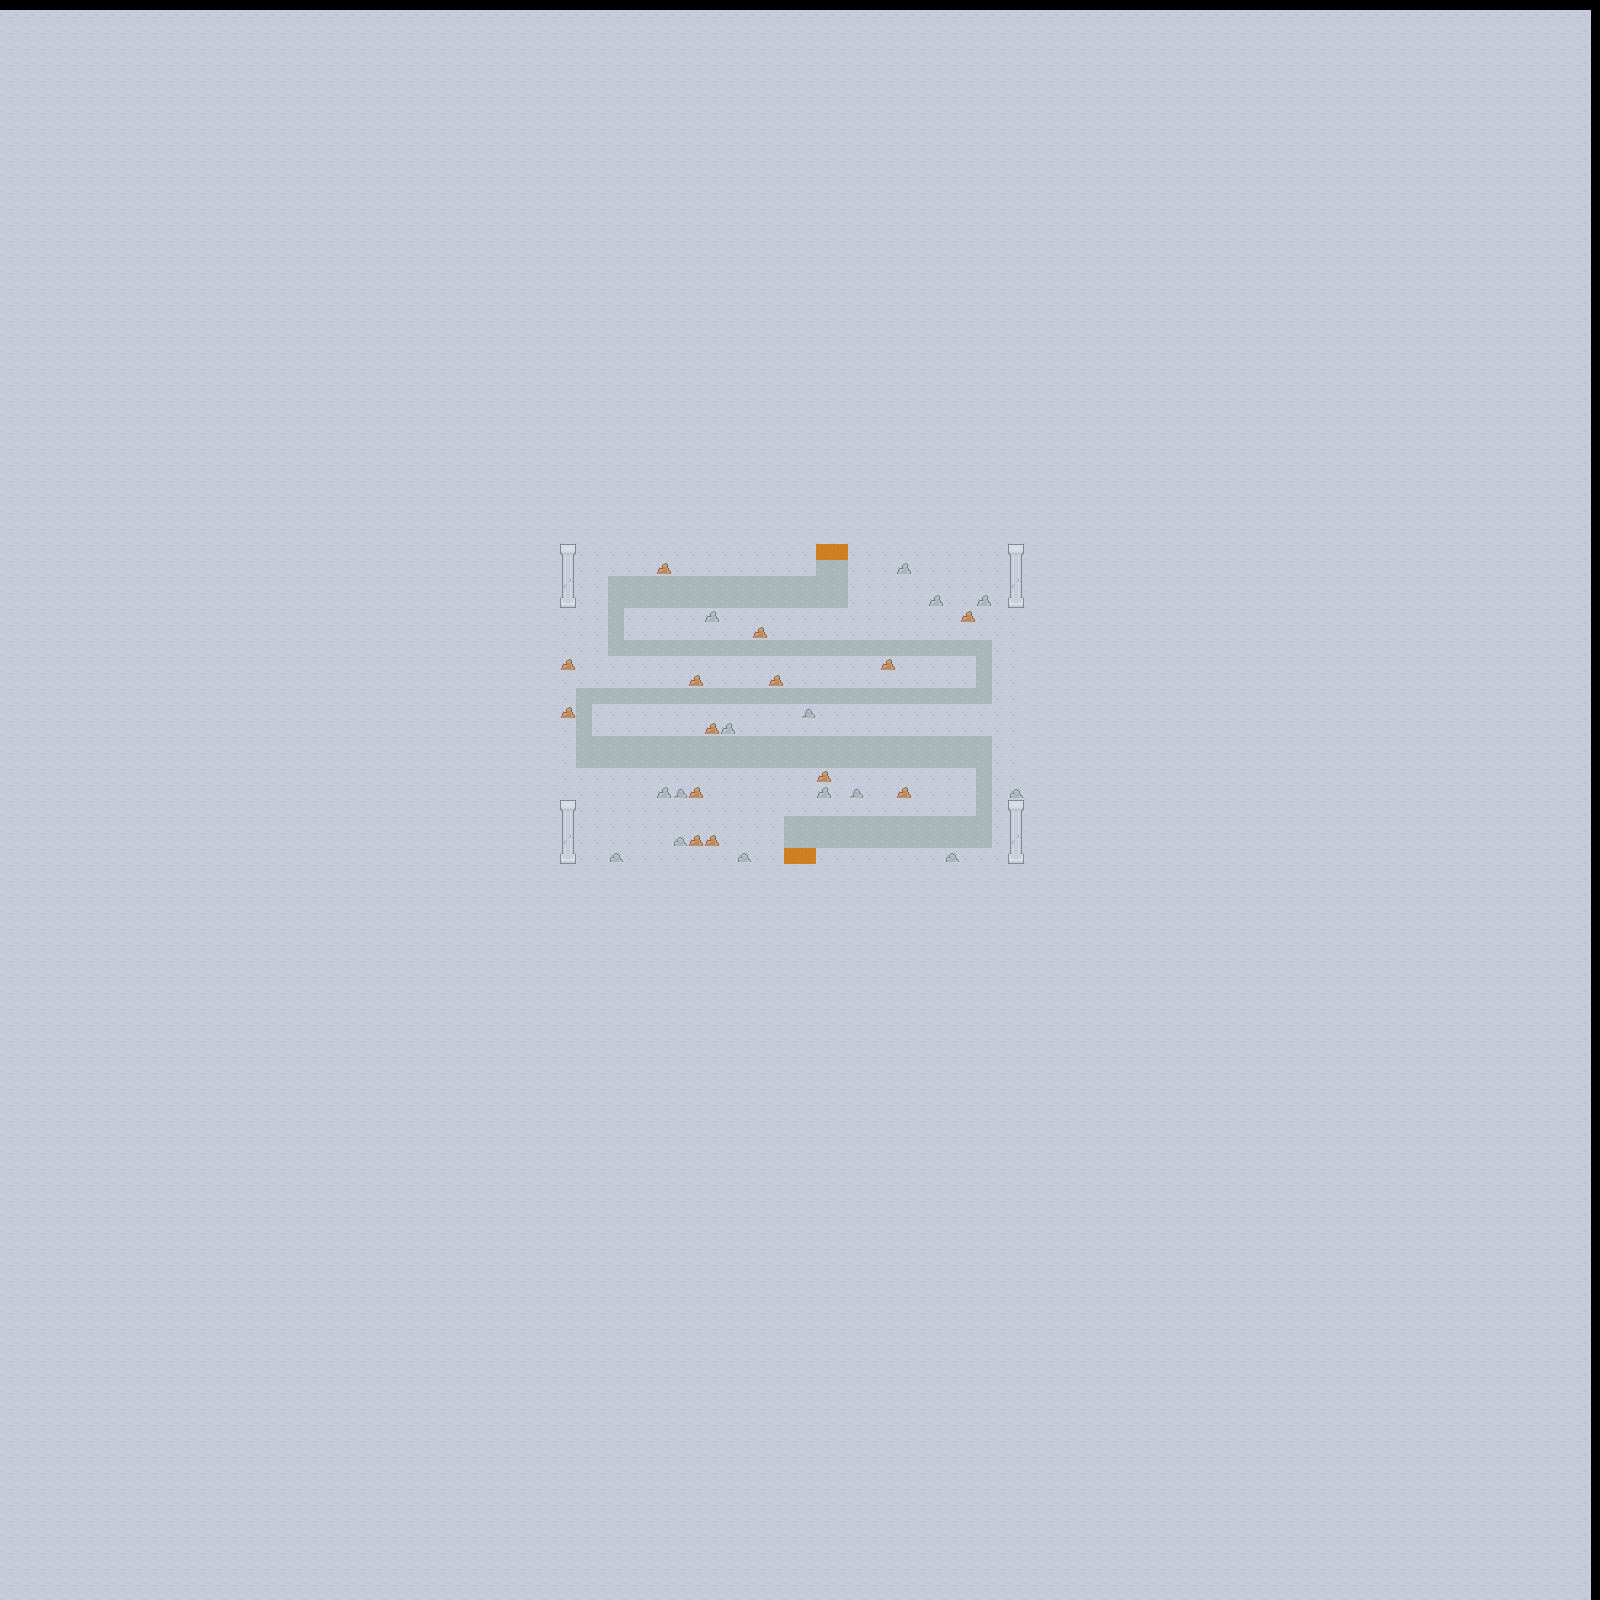

Tiled map render using the project's own tile images. Description and the map definition, with tile-layer contents summarised, below:
An orthogonal 100x100 tile map with 16x16 px tiles, 3 tile layers (PixelSnapBackground, Tile Layer 1, Walkway) and 13 objects.

<map version="1.0" tiledversion="1.1.3" orientation="orthogonal" renderorder="right-down" width="100" height="100" tilewidth="16" tileheight="16" infinite="0" nextobjectid="37">
 <tileset firstgid="1" source="base tile.tsx" />
 <layer name="PixelSnapBackground" width="100" height="100" offsetx="-9" offsety="10.5">
  <data>[10000 cells, 10000 non-empty, 1 distinct tile ids]</data>
 </layer>
 <layer name="Tile Layer 1" width="100" height="100">
  <data>[10000 cells, 580 non-empty, 2 distinct tile ids]</data>
 </layer>
 <layer name="Walkway" width="100" height="100">
  <data>[10000 cells, 217 non-empty, 10 distinct tile ids]</data>
 </layer>
 <objectgroup name="Collision">
  <object id="15" x="557.333" y="544" width="257.333" height="30.6667" />
  <object id="18" x="558" y="576.5" width="49" height="110.5" />
  <object id="22" x="1030.67" y="876.666" width="38" height="235.333" rotation="180" />
  <object id="23" x="816" y="848.667" width="176" height="29.3333" />
  <object id="25" x="572" y="815.333" width="210" height="66" />
  <object id="27" x="768.667" y="864" width="60" height="17.3333" />
  <object id="28" x="553.333" y="688" width="21.3333" height="130" />
  <object id="30" x="624.5" y="608.5" width="384.5" height="30" />
  <object id="31" x="606.5" y="657.5" width="368" height="28.5" />
  <object id="32" x="593" y="705" width="399" height="29.6667" />
  <object id="34" x="575.667" y="769.667" width="398.667" height="45" />
  <object id="35" x="848.667" y="545" width="158.667" height="62.6667" />
  <object id="36" x="814.667" y="527.333" width="34" height="15.6667" />
 </objectgroup>
</map>
